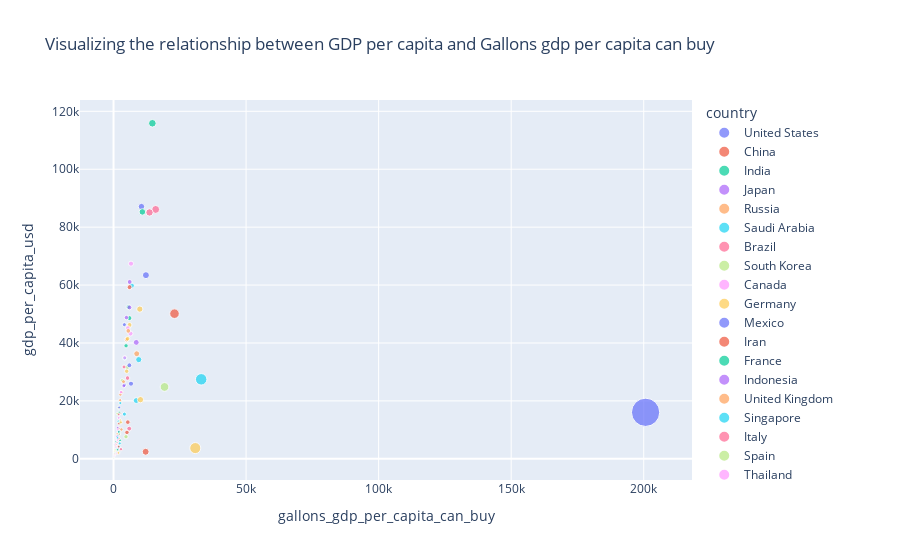

Notebook cell for this chart:
### Markdown cell above
### Visualizing the relationship between gdp_per_capita and gallons_gdp_per_capita_can_buy

### Code cell
fig = px.scatter(df_cleaned, y="gdp_per_capita_usd", x="gallons_gdp_per_capita_can_buy",
                color=df_cleaned.index, size="gallons_gdp_per_capita_can_buy", hover_name=df_cleaned.index,
                title="Visualizing the relationship between GDP per capita and Gallons gdp per capita can buy")
fig.show()
